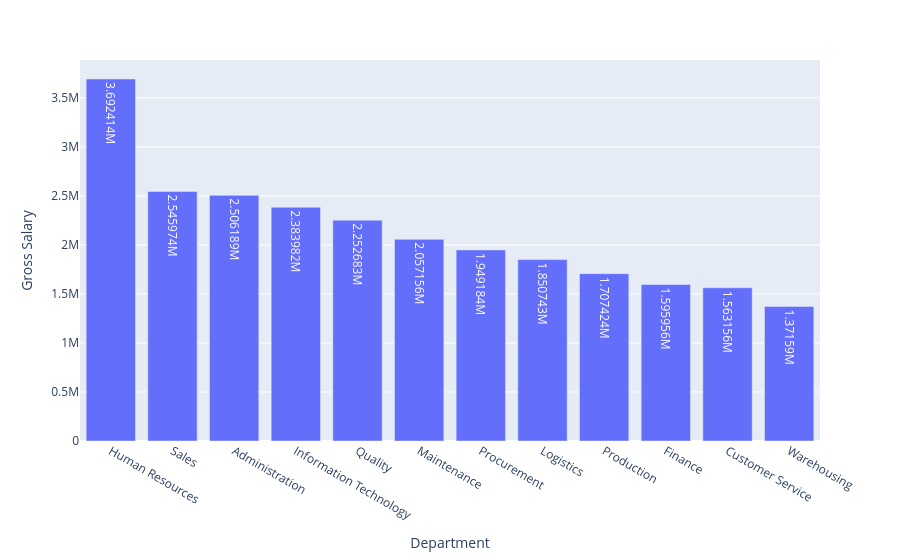

The cell this chart's notebook holds for it:
### Code cell
px.bar(data_frame= totalsalaries , x='Department' , y='Gross Salary',text_auto=True)

### Figure 1 — Plotly figure (JSON) as saved in the notebook; plotly's stock layout.template omitted (floating-point values rounded to 4 significant figures)
{"data": [{"hovertemplate": "Department=%{x}<br>Gross Salary=%{y}<extra></extra>", "legendgroup": "", "marker": {"color": "#636efa", "pattern": {"shape": ""}}, "name": "", "orientation": "v", "showlegend": false, "textposition": "auto", "texttemplate": "%{y}", "type": "bar", "x": ["Human Resources", "Sales", "Administration", "Information Technology", "Quality", "Maintenance", "Procurement", "Logistics", "Production", "Finance", "Customer Service", "Warehousing"], "xaxis": "x", "y": [3692000.0, 2546000.0, 2506000.0, 2384000.0, 2253000.0, 2057000.0, 1949000.0, 1851000.0, 1707000.0, 1596000.0, 1563000.0, 1372000.0], "yaxis": "y"}], "layout": {"barmode": "relative", "legend": {"tracegroupgap": 0}, "margin": {"t": 60}, "xaxis": {"anchor": "y", "domain": [0, 1], "title": {"text": "Department"}}, "yaxis": {"anchor": "x", "domain": [0, 1], "title": {"text": "Gross Salary"}}}}
